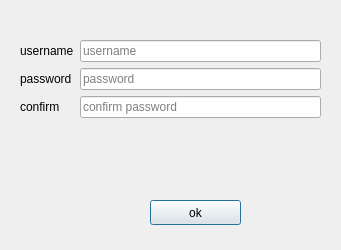
<?xml version="1.0" encoding="UTF-8"?>
<ui version="4.0">
 <class>registration</class>
 <widget class="QDialog" name="registration">
  <property name="geometry">
   <rect>
    <x>0</x>
    <y>0</y>
    <width>341</width>
    <height>250</height>
   </rect>
  </property>
  <property name="windowTitle">
   <string>Sign up</string>
  </property>
  <widget class="QWidget" name="formLayoutWidget">
   <property name="geometry">
    <rect>
     <x>20</x>
     <y>40</y>
     <width>301</width>
     <height>141</height>
    </rect>
   </property>
   <layout class="QFormLayout" name="formLayout">
    <item row="0" column="0">
     <widget class="QLabel" name="label">
      <property name="text">
       <string>username</string>
      </property>
     </widget>
    </item>
    <item row="0" column="1">
     <widget class="QLineEdit" name="lineEdit">
      <property name="placeholderText">
       <string>username</string>
      </property>
     </widget>
    </item>
    <item row="1" column="0">
     <widget class="QLabel" name="label_2">
      <property name="text">
       <string>password</string>
      </property>
     </widget>
    </item>
    <item row="1" column="1">
     <widget class="QLineEdit" name="lineEdit_2">
      <property name="echoMode">
       <enum>QLineEdit::Password</enum>
      </property>
      <property name="placeholderText">
       <string>password</string>
      </property>
     </widget>
    </item>
    <item row="2" column="0">
     <widget class="QLabel" name="label_3">
      <property name="text">
       <string>confirm</string>
      </property>
     </widget>
    </item>
    <item row="2" column="1">
     <widget class="QLineEdit" name="lineEdit_3">
      <property name="echoMode">
       <enum>QLineEdit::Password</enum>
      </property>
      <property name="placeholderText">
       <string>confirm password</string>
      </property>
     </widget>
    </item>
   </layout>
  </widget>
  <widget class="QPushButton" name="pushButton">
   <property name="geometry">
    <rect>
     <x>150</x>
     <y>200</y>
     <width>91</width>
     <height>25</height>
    </rect>
   </property>
   <property name="text">
    <string>ok</string>
   </property>
  </widget>
  <widget class="QLabel" name="label_4">
   <property name="geometry">
    <rect>
     <x>60</x>
     <y>10</y>
     <width>241</width>
     <height>20</height>
    </rect>
   </property>
   <property name="styleSheet">
    <string notr="true">color: red</string>
   </property>
   <property name="text">
    <string/>
   </property>
  </widget>
 </widget>
 <resources/>
 <connections/>
</ui>
